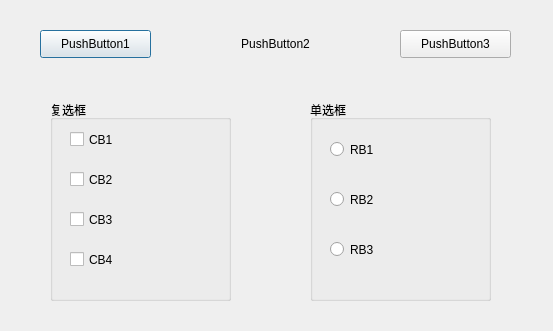
<?xml version="1.0" encoding="UTF-8"?>
<ui version="4.0">
 <class>Dialog39</class>
 <widget class="QDialog" name="Dialog39">
  <property name="geometry">
   <rect>
    <x>0</x>
    <y>0</y>
    <width>553</width>
    <height>331</height>
   </rect>
  </property>
  <property name="windowTitle">
   <string>Dialog</string>
  </property>
  <widget class="QPushButton" name="pushButton">
   <property name="geometry">
    <rect>
     <x>40</x>
     <y>30</y>
     <width>111</width>
     <height>28</height>
    </rect>
   </property>
   <property name="text">
    <string>PushButton1</string>
   </property>
  </widget>
  <widget class="QPushButton" name="pushButton_2">
   <property name="geometry">
    <rect>
     <x>220</x>
     <y>30</y>
     <width>111</width>
     <height>28</height>
    </rect>
   </property>
   <property name="text">
    <string>PushButton2</string>
   </property>
   <property name="autoDefault">
    <bool>false</bool>
   </property>
   <property name="flat">
    <bool>true</bool>
   </property>
  </widget>
  <widget class="QGroupBox" name="groupBox_2">
   <property name="geometry">
    <rect>
     <x>310</x>
     <y>100</y>
     <width>181</width>
     <height>201</height>
    </rect>
   </property>
   <property name="title">
    <string>单选框</string>
   </property>
   <widget class="QRadioButton" name="radioButton">
    <property name="geometry">
     <rect>
      <x>20</x>
      <y>40</y>
      <width>115</width>
      <height>19</height>
     </rect>
    </property>
    <property name="text">
     <string>RB1</string>
    </property>
   </widget>
   <widget class="QRadioButton" name="radioButton_2">
    <property name="geometry">
     <rect>
      <x>20</x>
      <y>90</y>
      <width>115</width>
      <height>19</height>
     </rect>
    </property>
    <property name="text">
     <string>RB2</string>
    </property>
   </widget>
   <widget class="QRadioButton" name="radioButton_3">
    <property name="geometry">
     <rect>
      <x>20</x>
      <y>140</y>
      <width>115</width>
      <height>19</height>
     </rect>
    </property>
    <property name="text">
     <string>RB3</string>
    </property>
   </widget>
  </widget>
  <widget class="QPushButton" name="pushButton_3">
   <property name="geometry">
    <rect>
     <x>400</x>
     <y>30</y>
     <width>111</width>
     <height>28</height>
    </rect>
   </property>
   <property name="text">
    <string>PushButton3</string>
   </property>
  </widget>
  <widget class="QGroupBox" name="groupBox">
   <property name="geometry">
    <rect>
     <x>50</x>
     <y>100</y>
     <width>181</width>
     <height>201</height>
    </rect>
   </property>
   <property name="title">
    <string>复选框</string>
   </property>
   <widget class="QCheckBox" name="checkBox">
    <property name="geometry">
     <rect>
      <x>20</x>
      <y>30</y>
      <width>91</width>
      <height>19</height>
     </rect>
    </property>
    <property name="text">
     <string>CB1</string>
    </property>
   </widget>
   <widget class="QCheckBox" name="checkBox_2">
    <property name="geometry">
     <rect>
      <x>20</x>
      <y>70</y>
      <width>91</width>
      <height>19</height>
     </rect>
    </property>
    <property name="text">
     <string>CB2</string>
    </property>
   </widget>
   <widget class="QCheckBox" name="checkBox_3">
    <property name="geometry">
     <rect>
      <x>20</x>
      <y>110</y>
      <width>91</width>
      <height>19</height>
     </rect>
    </property>
    <property name="text">
     <string>CB3</string>
    </property>
   </widget>
   <widget class="QCheckBox" name="checkBox_4">
    <property name="geometry">
     <rect>
      <x>20</x>
      <y>150</y>
      <width>91</width>
      <height>19</height>
     </rect>
    </property>
    <property name="text">
     <string>CB4</string>
    </property>
   </widget>
  </widget>
 </widget>
 <resources/>
 <connections/>
</ui>
